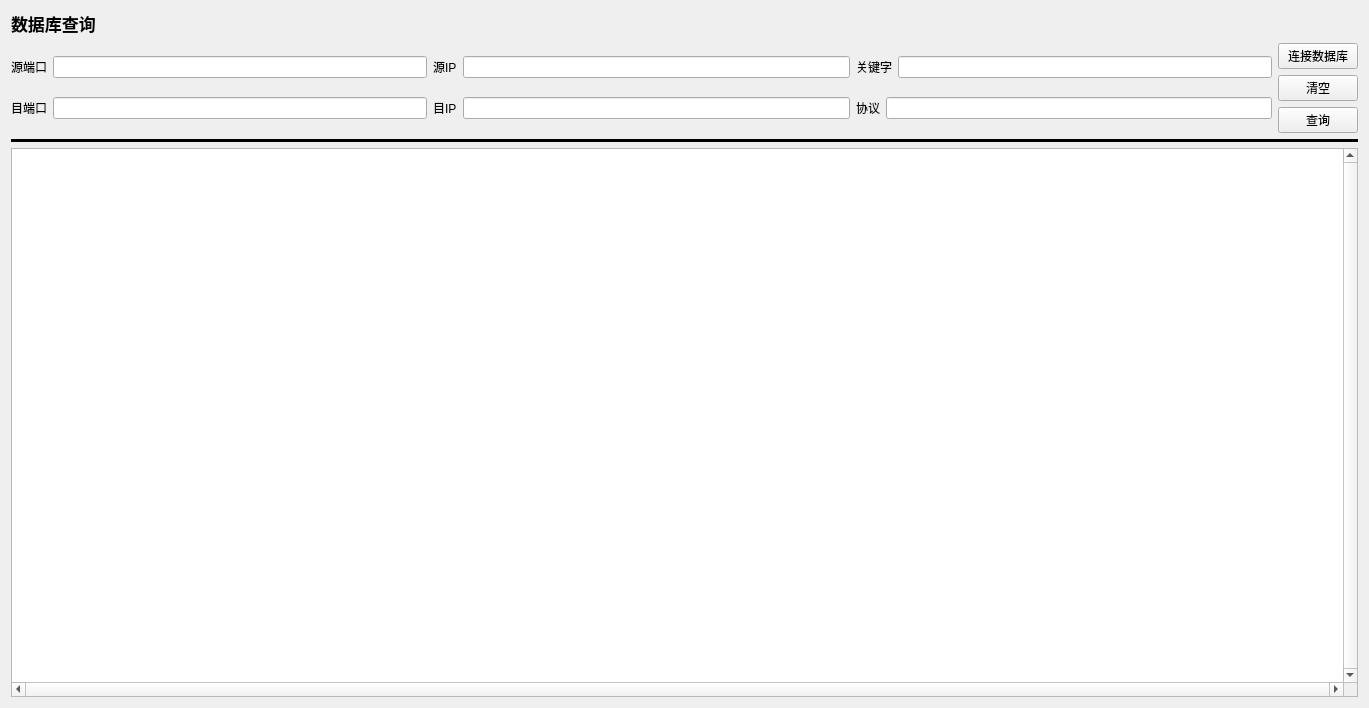
<?xml version="1.0" encoding="UTF-8"?>
<ui version="4.0">
 <class>Form</class>
 <widget class="QWidget" name="Form">
  <property name="geometry">
   <rect>
    <x>0</x>
    <y>0</y>
    <width>1369</width>
    <height>708</height>
   </rect>
  </property>
  <property name="windowTitle">
   <string>查询界面</string>
  </property>
  <layout class="QVBoxLayout" name="verticalLayout_2">
   <item>
    <layout class="QVBoxLayout" name="verticalLayout">
     <item>
      <widget class="QLabel" name="label_6">
       <property name="font">
        <font>
         <family>TeXGyreBonum</family>
         <pointsize>13</pointsize>
         <weight>75</weight>
         <bold>true</bold>
        </font>
       </property>
       <property name="text">
        <string>数据库查询</string>
       </property>
      </widget>
     </item>
     <item>
      <layout class="QHBoxLayout" name="horizontalLayout_17">
       <item>
        <layout class="QVBoxLayout" name="verticalLayout_7">
         <item>
          <layout class="QHBoxLayout" name="horizontalLayout_9">
           <item>
            <widget class="QLabel" name="label_13">
             <property name="text">
              <string>源端口</string>
             </property>
            </widget>
           </item>
           <item>
            <widget class="QLineEdit" name="lineEdit_srcPort"/>
           </item>
          </layout>
         </item>
         <item>
          <layout class="QHBoxLayout" name="horizontalLayout_10">
           <item>
            <widget class="QLabel" name="label_14">
             <property name="text">
              <string>目端口</string>
             </property>
            </widget>
           </item>
           <item>
            <widget class="QLineEdit" name="lineEdit_destPort"/>
           </item>
          </layout>
         </item>
        </layout>
       </item>
       <item>
        <layout class="QVBoxLayout" name="verticalLayout_8">
         <item>
          <layout class="QHBoxLayout" name="horizontalLayout_11">
           <item>
            <widget class="QLabel" name="label_15">
             <property name="text">
              <string>源IP</string>
             </property>
            </widget>
           </item>
           <item>
            <widget class="QLineEdit" name="lineEdit_srcIP"/>
           </item>
          </layout>
         </item>
         <item>
          <layout class="QHBoxLayout" name="horizontalLayout_12">
           <item>
            <widget class="QLabel" name="label_16">
             <property name="text">
              <string>目IP</string>
             </property>
            </widget>
           </item>
           <item>
            <widget class="QLineEdit" name="lineEdit_destIP"/>
           </item>
          </layout>
         </item>
        </layout>
       </item>
       <item>
        <layout class="QVBoxLayout" name="verticalLayout_10">
         <item>
          <layout class="QHBoxLayout" name="horizontalLayout_13">
           <item>
            <widget class="QLabel" name="label_17">
             <property name="text">
              <string>关键字</string>
             </property>
            </widget>
           </item>
           <item>
            <widget class="QLineEdit" name="lineEdit_KeyWordDB"/>
           </item>
          </layout>
         </item>
         <item>
          <layout class="QHBoxLayout" name="horizontalLayout_14">
           <item>
            <widget class="QLabel" name="label_18">
             <property name="text">
              <string>协议</string>
             </property>
            </widget>
           </item>
           <item>
            <widget class="QLineEdit" name="lineEdit_protocol"/>
           </item>
          </layout>
         </item>
        </layout>
       </item>
       <item>
        <layout class="QVBoxLayout" name="verticalLayout_9">
         <item>
          <widget class="QPushButton" name="btn_connectDB">
           <property name="text">
            <string>连接数据库</string>
           </property>
          </widget>
         </item>
         <item>
          <widget class="QPushButton" name="btn_clear">
           <property name="text">
            <string>清空</string>
           </property>
          </widget>
         </item>
         <item>
          <widget class="QPushButton" name="btn_search">
           <property name="text">
            <string>查询</string>
           </property>
          </widget>
         </item>
        </layout>
       </item>
      </layout>
     </item>
     <item>
      <widget class="Line" name="line_3">
       <property name="frameShadow">
        <enum>QFrame::Plain</enum>
       </property>
       <property name="lineWidth">
        <number>3</number>
       </property>
       <property name="midLineWidth">
        <number>1</number>
       </property>
       <property name="orientation">
        <enum>Qt::Horizontal</enum>
       </property>
      </widget>
     </item>
     <item>
      <widget class="QTableView" name="tableView_DB">
       <property name="verticalScrollBarPolicy">
        <enum>Qt::ScrollBarAlwaysOn</enum>
       </property>
       <property name="horizontalScrollBarPolicy">
        <enum>Qt::ScrollBarAlwaysOn</enum>
       </property>
       <property name="editTriggers">
        <set>QAbstractItemView::NoEditTriggers</set>
       </property>
       <property name="sortingEnabled">
        <bool>true</bool>
       </property>
      </widget>
     </item>
    </layout>
   </item>
  </layout>
 </widget>
 <resources/>
 <connections/>
</ui>
